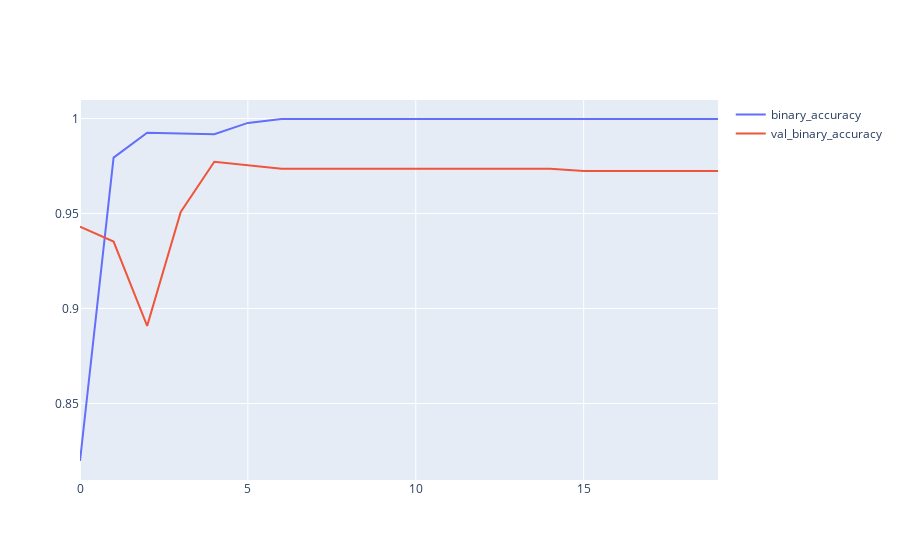

Here is the notebook cell this chart was saved with:
### Code cell
fig = go.Figure()
fig.add_trace(go.Scatter(y=LSTM_history["binary_accuracy"],
                    mode='lines',
                    name='binary_accuracy'))
fig.add_trace(go.Scatter(y=LSTM_history["val_binary_accuracy"],
                    mode='lines',
                    name='val_binary_accuracy'))
fig.show()

### Figure 1 — Plotly figure (JSON) as saved in the notebook; plotly's stock layout.template omitted (floating-point values rounded to 4 significant figures)
{"data": [{"mode": "lines", "name": "binary_accuracy", "type": "scatter", "y": [0.8197, 0.9794, 0.9925, 0.992, 0.9918, 0.9977, 0.9997, 0.9997, 0.9997, 0.9997, 0.9997, 0.9997, 0.9997, 0.9997, 0.9997, 0.9997, 0.9997, 0.9997, 0.9997, 0.9997]}, {"mode": "lines", "name": "val_binary_accuracy", "type": "scatter", "y": [0.943, 0.9352, 0.8908, 0.9508, 0.9772, 0.9754, 0.9736, 0.9736, 0.9736, 0.9736, 0.9736, 0.9736, 0.9736, 0.9736, 0.9736, 0.9724, 0.9724, 0.9724, 0.9724, 0.9724]}], "layout": {}}
